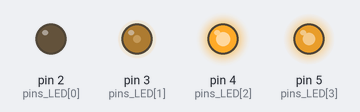
The sketch below on a simulated Arduino Uno, built with avr-gcc and run on an emulated ATmega328P. Parts: output pins drawn as LEDs (lit = HIGH).

Above: at 0.15 s.
At 5.6 s:
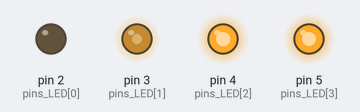
At 12.2 s:
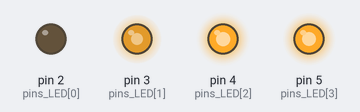
At 15.5 s:
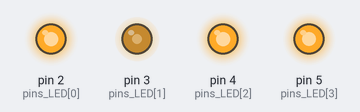
At 18.8 s:
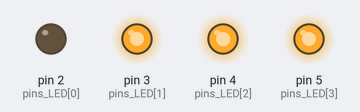
At 28.6 s:
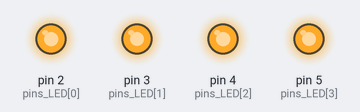
Timing chart, 0 to 40.0 s (numbered marks = the images above):
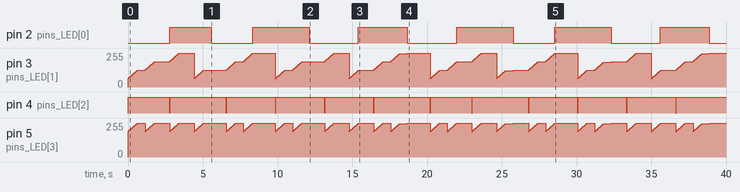

Measured:
- by itself, pin 2 (pins_LED[0]): LOW → HIGH at 2.8 s, → LOW 2.8 s later, → HIGH 2.8 s later, → LOW 3.8 s later, … (12 changes in this stretch)

The sketch:

HW5_201824604.ino
```cpp
int pins_LED[] = {2,3,4,5};
int PWM_value[] = {0,63,127,191};

void setup() {
  Serial.begin(9600);
  for(int i = 0; i < 4; i++){
    pinMode(pins_LED[i], OUTPUT);
  }
}

void loop() {
  analogWrite(pins_LED[0], PWM_value[0]);
  analogWrite(pins_LED[1], PWM_value[1]);
  analogWrite(pins_LED[2], PWM_value[2]);
  analogWrite(pins_LED[3], PWM_value[3]);

  for(int i = 0; i<4; i++){
    PWM_value[i]++;
  }

  for(int i = 0; i<4; i++){
    if(PWM_value[i] == 255){
      if(i == 0){
        PWM_value[i] = 0;
        delay(500);
      }
      else if(i == 1){
        PWM_value[i] = 63;
        delay(500);
      }
      else if(i == 2){
        PWM_value[i] = 127;
        delay(500);
      }
      else if(i == 3){
        PWM_value[i] = 191;
        delay(500);
      }
    }
  }
  delay(10);
}
```
